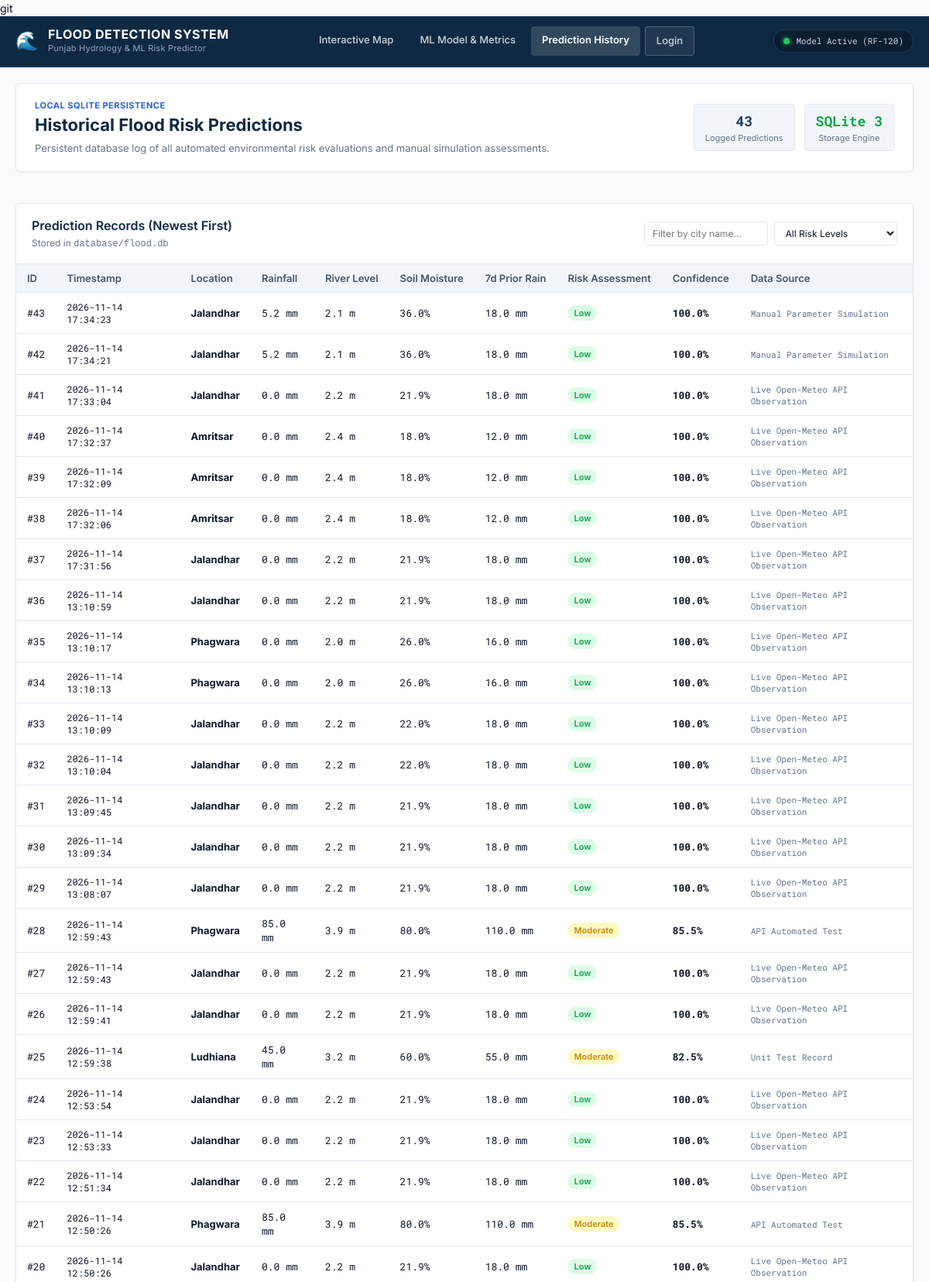
The app's page /history (upper part) with its own data.
### tables this page shows
CREATE TABLE predictions (
            id INTEGER PRIMARY KEY AUTOINCREMENT,
            location_name TEXT NOT NULL,
            latitude REAL NOT NULL,
            longitude REAL NOT NULL,
            rainfall_mm REAL NOT NULL,
            temp_c REAL NOT NULL,
            humidity_pct REAL NOT NULL,
            river_water_level_m REAL NOT NULL,
            soil_moisture_pct REAL NOT NULL,
            prev_rainfall_7d_mm REAL NOT NULL,
            elevation_m REAL NOT NULL,
            distance_to_river_km REAL NOT NULL,
            risk_level INTEGER NOT NULL,
            risk_label TEXT NOT NULL,
            confidence_pct REAL NOT NULL,
            data_source TEXT NOT NULL,
            created_at TIMESTAMP DEFAULT CURRENT_TIMESTAMP
        );

### app.py (the view)
@app.route("/history")
def history():
    records = get_recent_predictions(limit=100)
    return render_template("history.html", records=records)

### database/db.py (called while the page is built)
def get_db_connection():
    conn = sqlite3.connect(DB_PATH)
    conn.row_factory = sqlite3.Row
    return conn

def get_recent_predictions(limit=50):
    init_db()
    conn = get_db_connection()
    cursor = conn.cursor()
    cursor.execute("""
        SELECT * FROM predictions
        ORDER BY id DESC
        LIMIT ?
    """, (limit,))
    rows = cursor.fetchall()
    results = [dict(row) for row in rows]
    conn.close()
    return results

### templates/history.html (shortened to what this page needs)
{% extends "base.html" %}
{% block content %}
<div class="history-page-container">
    <div class="page-header card">
        <div class="header-content">
            <span class="page-tag">LOCAL SQLITE PERSISTENCE</span>
            <h1 class="page-title">Historical Flood Risk Predictions</h1>
            <p class="page-description">
                Persistent database log of all automated environmental risk evaluations and manual simulation assessments.
            </p>
        </div>
        <div class="header-badges">
            <div class="stat-pill">
                <span class="s-val text-primary">{{ records|length }}</span>
                <span class="s-label">Logged Predictions</span>
            </div>
            <div class="stat-pill">
                <span class="s-val text-success">SQLite 3</span>
                <span class="s-label">Storage Engine</span>
            </div>
        </div>
    </div>
    <div class="card mt-4">
        <div class="card-header">
            <div class="card-title-group">
                <h2 class="card-title">Prediction Records (Newest First)</h2>
                <p class="card-subtitle">Stored in <code>database/flood.db</code></p>
            </div>
            <div class="filter-group">
                <input type="text" id="history-search" class="form-input form-sm" placeholder="Filter by city name...">
                <select id="history-risk-filter" class="form-select form-sm">
                    <option value="all">All Risk Levels</option>
                </select>
            </div>
        </div>
        <div class="table-responsive">
            <table class="data-table history-table" id="history-data-table">
                <thead>
                    <tr>
                        <th>ID</th>
                        <th>Timestamp</th>
                        <th>Location</th>
                        <th>Rainfall</th>
                        <th>River Level</th>
                        <th>Soil Moisture</th>
                        <th>7d Prior Rain</th>
                        <th>Risk Assessment</th>
                        <th>Confidence</th>
                        <th>Data Source</th>
                    </tr>
                </thead>
                <tbody>
                    {% if records %}
                        {% for r in records %}
                        <tr class="history-row" data-city="{{ r.location_name }}" data-risk="{{ r.risk_label }}">
                            <td class="font-mono text-muted">#{{ r.id }}</td>
                            <td class="font-mono text-sm">{{ r.created_at }}</td>
                            <td><strong>{{ r.location_name }}</strong></td>
                            <td class="font-mono">{{ r.rainfall_mm }} mm</td>
                            <td class="font-mono">{{ r.river_water_level_m }} m</td>
                            <td class="font-mono">{{ r.soil_moisture_pct }}%</td>
                            <td class="font-mono">{{ r.prev_rainfall_7d_mm }} mm</td>
                            <td>
                                {% if r.risk_label == 'Low' %}
                                    <span class="badge badge-low">Low</span>
                                {% elif r.risk_label == 'Moderate' %}
                                    <span class="badge badge-mod">Moderate</span>
                                {% elif r.risk_label == 'High' %}
                                    <span class="badge badge-high">High</span>
                                {% else %}
                                    <span class="badge badge-sev">Severe</span>
                                {% endif %}
                            </td>
                            <td class="font-mono font-bold">{{ r.confidence_pct }}%</td>
                            <td>
                                <span class="source-tag font-mono">{{ r.data_source }}</span>
                            </td>
                        </tr>
                        {% endfor %}
                    {% else %}
                        <tr>
                            <td colspan="10" class="text-center py-4 text-muted">
                                No prediction records found in the database. Run predictions from the Interactive Map to populate this log.
                            </td>
                        </tr>
                    {% endif %}
                </tbody>
            </table>
        </div>
    </div>
</div>
{% endblock %}

### templates/base.html (shortened to what this page needs)
git <!DOCTYPE html>
<html lang="en">
<head>
    <link rel="stylesheet" href="https://unpkg.com/leaflet@1.9.4/dist/leaflet.css"/>
    <link rel="stylesheet" href="{{ url_for('static', filename='css/style.css') }}">
</head>
<body>
    <header class="navbar">
        <div class="nav-container">
            <div class="nav-brand">
                <a href="{{ url_for('index') }}" class="brand-link">
                    <span class="brand-icon">🌊</span>
                    <div class="brand-text">
                        <span class="brand-title">FLOOD DETECTION SYSTEM</span>
                        <span class="brand-subtitle">Punjab Hydrology & ML Risk Predictor</span>
                    </div>
                </a>
            </div>
            <nav class="nav-menu">
                <a href="{{ url_for('index') }}" class="nav-item {% if request.endpoint == 'index' %}active{% endif %}">
                    Interactive Map
                </a>
                <a href="{{ url_for('model_info') }}" class="nav-item {% if request.endpoint == 'model_info' %}active{% endif %}">
                    ML Model & Metrics
                </a>
                <a href="{{ url_for('history') }}" class="nav-item {% if request.endpoint == 'history' %}active{% endif %}">
                    Prediction History
                </a>
                {% if session.get('user_email') %}
                    <span class="nav-user-badge">
                        👤 {{ session.get('user_name', session.get('user_email')) }}
                    </span>
                    <a href="{{ url_for('logout') }}" class="nav-item nav-auth-btn">
                        Logout
                    </a>
                {% else %}
                    <a href="{{ url_for('login') }}" class="nav-item nav-auth-btn {% if request.endpoint in ['login', 'register'] %}active{% endif %}">
                        Login
                    </a>
                {% endif %}
            </nav>
            <div class="nav-badge">
                <span class="status-indicator"></span>
                <span class="status-text">Model Active (RF-120)</span>
            </div>
        </div>
    </header>
    <main class="content-wrapper">
        {% block content %}{% endblock %}
    </main>
</body>
</html>

### records on screen
predictions: id "43", created_at "2026-11-14 17:34:23", location_name "Jalandhar", rainfall_mm "5.2", river_water_level_m "2.1", soil_moisture_pct "36.0", prev_rainfall_7d_mm "18.0", risk_label "Low", confidence_pct "100.0", data_source "Manual Parameter Simulation"
predictions: id "42", created_at "2026-11-14 17:34:21", location_name "Jalandhar", rainfall_mm "5.2", river_water_level_m "2.1", soil_moisture_pct "36.0", prev_rainfall_7d_mm "18.0", risk_label "Low", confidence_pct "100.0", data_source "Manual Parameter Simulation"
predictions: id "41", created_at "2026-11-14 17:33:04", location_name "Jalandhar", rainfall_mm "0.0", river_water_level_m "2.2", soil_moisture_pct "21.9", prev_rainfall_7d_mm "18.0", risk_label "Low", confidence_pct "100.0", data_source "Live Open-Meteo API Observation"
predictions: id "40", created_at "2026-11-14 17:32:37", location_name "Amritsar", rainfall_mm "0.0", river_water_level_m "2.4", soil_moisture_pct "18.0", prev_rainfall_7d_mm "12.0", risk_label "Low", confidence_pct "100.0", data_source "Live Open-Meteo API Observation"
predictions: id "39", created_at "2026-11-14 17:32:09", location_name "Amritsar", rainfall_mm "0.0", river_water_level_m "2.4", soil_moisture_pct "18.0", prev_rainfall_7d_mm "12.0", risk_label "Low", confidence_pct "100.0", data_source "Live Open-Meteo API Observation"
predictions: id "38", created_at "2026-11-14 17:32:06", location_name "Amritsar", rainfall_mm "0.0", river_water_level_m "2.4", soil_moisture_pct "18.0", prev_rainfall_7d_mm "12.0", risk_label "Low", confidence_pct "100.0", data_source "Live Open-Meteo API Observation"
predictions: id "37", created_at "2026-11-14 17:31:56", location_name "Jalandhar", rainfall_mm "0.0", river_water_level_m "2.2", soil_moisture_pct "21.9", prev_rainfall_7d_mm "18.0", risk_label "Low", confidence_pct "100.0", data_source "Live Open-Meteo API Observation"
predictions: id "36", created_at "2026-11-14 13:10:59", location_name "Jalandhar", rainfall_mm "0.0", river_water_level_m "2.2", soil_moisture_pct "21.9", prev_rainfall_7d_mm "18.0", risk_label "Low", confidence_pct "100.0", data_source "Live Open-Meteo API Observation"
predictions: id "35", created_at "2026-11-14 13:10:17", location_name "Phagwara", rainfall_mm "0.0", river_water_level_m "2.0", soil_moisture_pct "26.0", prev_rainfall_7d_mm "16.0", risk_label "Low", confidence_pct "100.0", data_source "Live Open-Meteo API Observation"
predictions: id "34", created_at "2026-11-14 13:10:13", location_name "Phagwara", rainfall_mm "0.0", river_water_level_m "2.0", soil_moisture_pct "26.0", prev_rainfall_7d_mm "16.0", risk_label "Low", confidence_pct "100.0", data_source "Live Open-Meteo API Observation"
predictions: id "33", created_at "2026-11-14 13:10:09", location_name "Jalandhar", rainfall_mm "0.0", river_water_level_m "2.2", soil_moisture_pct "22.0", prev_rainfall_7d_mm "18.0", risk_label "Low", confidence_pct "100.0", data_source "Live Open-Meteo API Observation"
predictions: id "32", created_at "2026-11-14 13:10:04", location_name "Jalandhar", rainfall_mm "0.0", river_water_level_m "2.2", soil_moisture_pct "22.0", prev_rainfall_7d_mm "18.0", risk_label "Low", confidence_pct "100.0", data_source "Live Open-Meteo API Observation"
predictions: id "31", created_at "2026-11-14 13:09:45", location_name "Jalandhar", rainfall_mm "0.0", river_water_level_m "2.2", soil_moisture_pct "21.9", prev_rainfall_7d_mm "18.0", risk_label "Low", confidence_pct "100.0", data_source "Live Open-Meteo API Observation"
predictions: id "30", created_at "2026-11-14 13:09:34", location_name "Jalandhar", rainfall_mm "0.0", river_water_level_m "2.2", soil_moisture_pct "21.9", prev_rainfall_7d_mm "18.0", risk_label "Low", confidence_pct "100.0", data_source "Live Open-Meteo API Observation"
predictions: id "29", created_at "2026-11-14 13:08:07", location_name "Jalandhar", rainfall_mm "0.0", river_water_level_m "2.2", soil_moisture_pct "21.9", prev_rainfall_7d_mm "18.0", risk_label "Low", confidence_pct "100.0", data_source "Live Open-Meteo API Observation"
predictions: id "28", created_at "2026-11-14 12:59:43", location_name "Phagwara", rainfall_mm "85.0", river_water_level_m "3.9", soil_moisture_pct "80.0", prev_rainfall_7d_mm "110.0", risk_label "Moderate", confidence_pct "85.5", data_source "API Automated Test"
predictions: id "27", created_at "2026-11-14 12:59:43", location_name "Jalandhar", rainfall_mm "0.0", river_water_level_m "2.2", soil_moisture_pct "21.9", prev_rainfall_7d_mm "18.0", risk_label "Low", confidence_pct "100.0", data_source "Live Open-Meteo API Observation"
predictions: id "26", created_at "2026-11-14 12:59:41", location_name "Jalandhar", rainfall_mm "0.0", river_water_level_m "2.2", soil_moisture_pct "21.9", prev_rainfall_7d_mm "18.0", risk_label "Low", confidence_pct "100.0", data_source "Live Open-Meteo API Observation"
predictions: id "25", created_at "2026-11-14 12:59:38", location_name "Ludhiana", rainfall_mm "45.0", river_water_level_m "3.2", soil_moisture_pct "60.0", prev_rainfall_7d_mm "55.0", risk_label "Moderate", confidence_pct "82.5", data_source "Unit Test Record"
predictions: id "24", created_at "2026-11-14 12:53:54", location_name "Jalandhar", rainfall_mm "0.0", river_water_level_m "2.2", soil_moisture_pct "21.9", prev_rainfall_7d_mm "18.0", risk_label "Low", confidence_pct "100.0", data_source "Live Open-Meteo API Observation"
predictions: id "23", created_at "2026-11-14 12:53:33", location_name "Jalandhar", rainfall_mm "0.0", river_water_level_m "2.2", soil_moisture_pct "21.9", prev_rainfall_7d_mm "18.0", risk_label "Low", confidence_pct "100.0", data_source "Live Open-Meteo API Observation"
predictions: id "22", created_at "2026-11-14 12:51:34", location_name "Jalandhar", rainfall_mm "0.0", river_water_level_m "2.2", soil_moisture_pct "21.9", prev_rainfall_7d_mm "18.0", risk_label "Low", confidence_pct "100.0", data_source "Live Open-Meteo API Observation"
predictions: id "21", created_at "2026-11-14 12:50:26", location_name "Phagwara", rainfall_mm "85.0", river_water_level_m "3.9", soil_moisture_pct "80.0", prev_rainfall_7d_mm "110.0", risk_label "Moderate", confidence_pct "85.5", data_source "API Automated Test"
predictions: id "20", created_at "2026-11-14 12:50:26", location_name "Jalandhar", rainfall_mm "0.0", river_water_level_m "2.2", soil_moisture_pct "21.9", prev_rainfall_7d_mm "18.0", risk_label "Low", confidence_pct "100.0", data_source "Live Open-Meteo API Observation"

### other values on screen
{{ records|length }} "43"
